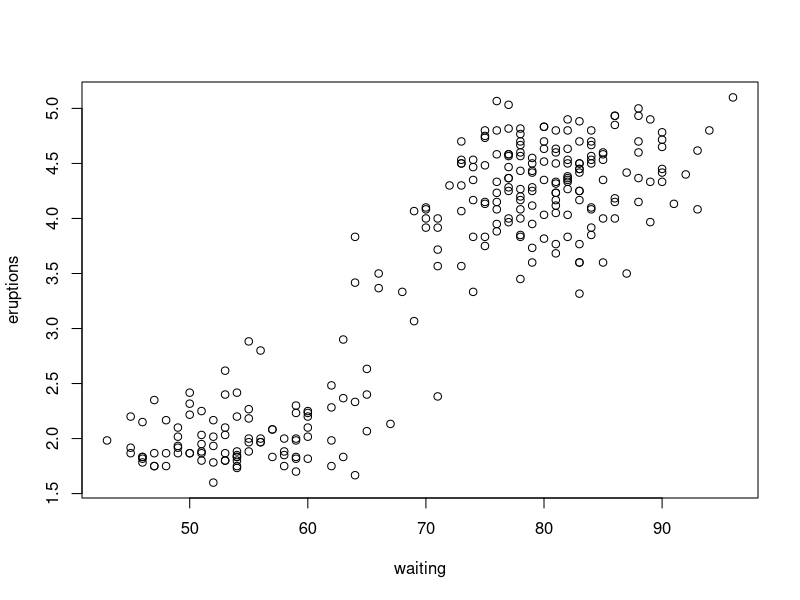
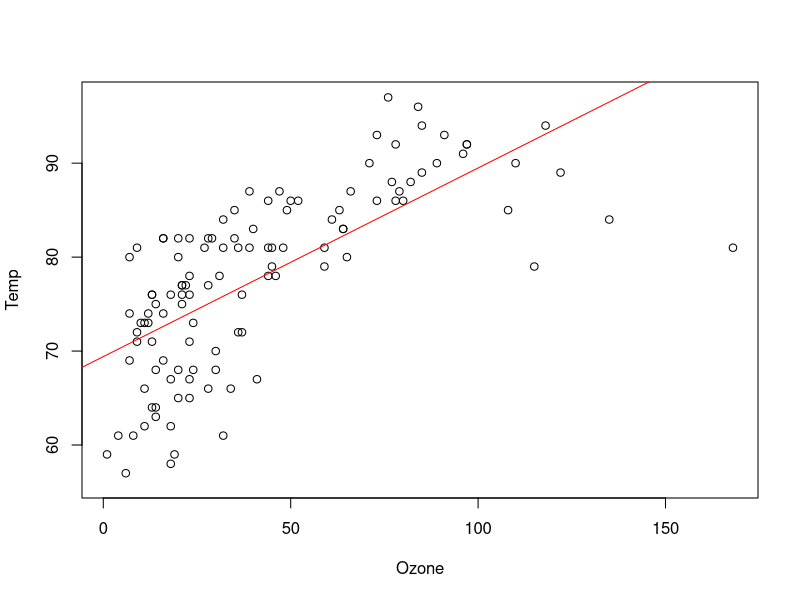
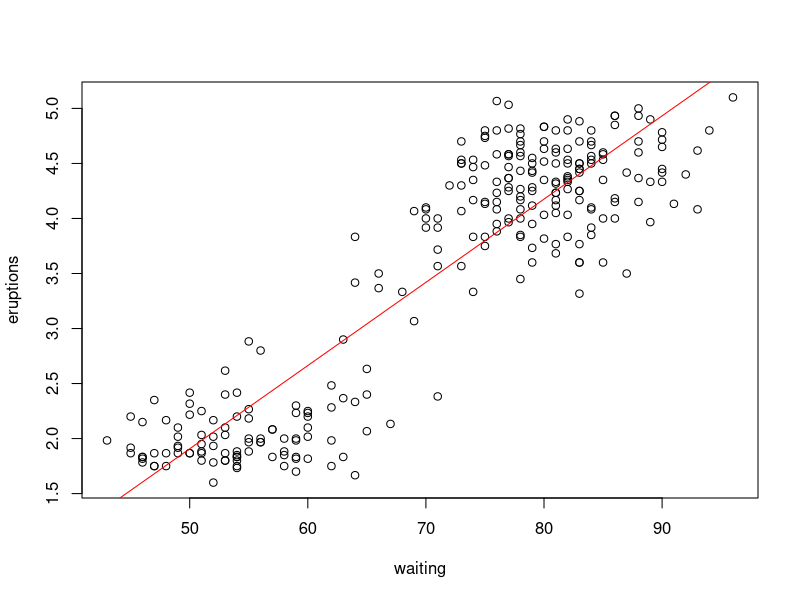

Write R code to recreate these figures, in order.
## ---- chunk 1
data("faithful")
head(faithful)
plot(eruptions~waiting, data=faithful)
cor(faithful$eruptions, faithful$waiting)
## ---- chunk 2
mod1=lm(Temp~Ozone, data=airquality)
summary(mod1)
plot(Temp~Ozone, data=airquality)
abline(lm(Temp~Ozone, data=airquality), col="red")
## ---- chunk 3
mod2=lm(eruptions~waiting, data=faithful)
summary(mod2)
plot(eruptions~waiting, data=faithful)
abline(lm(eruptions~waiting, data=faithful), col="red")
## ---- chunk 4
res = residuals(mod1)
RSS = sum(res^2)
RSE = sqrt(RSS/summary(mod1)$df[2])
RSE
MSE = RSS/summary(mod1)$df[2]
MSE
